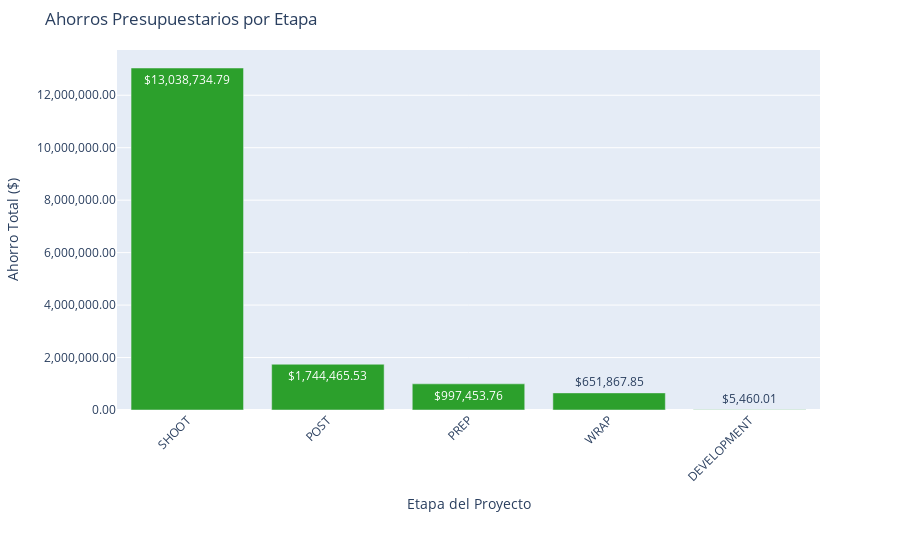

Notebook code for this chart:
### Markdown cell above
### 📈 Visualización de Ahorros por Etapa

Se representa gráficamente el **ahorro total por etapa**, es decir, la diferencia positiva entre el presupuesto y el gasto real.  
Esto permite identificar las fases del proyecto que tuvieron **mejor control financiero**.

### Code cell
# ==================== VISUALIZACIÓN DE AHORROS POR ETAPA ====================

# 1. Crear copia del resumen original de ahorros
res_ahorro = resumen_ahorro_etapa.copy()

# 2. Asegurar que los valores estén en formato numérico (por si vienen como string con $)
res_ahorro["Suma de Ahorros"] = (
    res_ahorro["Suma_de_Ahorros"]
    .replace({"[$,]": ""}, regex=True)
    .astype(float)
)

# 3. Ordenar etapas por monto de ahorro (mayor primero)
res_ahorro = res_ahorro.sort_values(by="Suma de Ahorros", ascending=False)

# 4. Crear gráfico de barras
fig = px.bar(
    res_ahorro,
    x="Etapa",
    y="Suma de Ahorros",
    title="Ahorros Presupuestarios por Etapa",
    text="Suma de Ahorros",
    labels={
        "Suma de Ahorros": "Ahorro Total ($)",
        "Etapa": "Etapa del Proyecto"
    },
    color_discrete_sequence=["#2CA02C"]  # Verde accesible y positivo
)

# 5. Ajuste de texto y etiquetas de hover
fig.update_traces(
    texttemplate="$%{text:,.2f}",
    hovertemplate="<b>%{x}</b><br>Ahorro: $%{y:,.2f}"
)

# 6. Configuración de ejes y márgenes
fig.update_layout(
    yaxis_tickformat=",.2f",
    xaxis_tickangle=-45,
    margin={"t":50, "b":150}
)

# 7. Mostrar el gráfico
fig.show()

### Figure 1 — Plotly figure (JSON) as saved in the notebook; plotly's stock layout.template omitted (floating-point values rounded to 4 significant figures)
{"data": [{"hovertemplate": "<b>%{x}</b><br>Ahorro: $%{y:,.2f}", "legendgroup": "", "marker": {"color": "#2CA02C", "pattern": {"shape": ""}}, "name": "", "orientation": "v", "showlegend": false, "text": [13040000.0, 1744000.0, 997500.0, 651900.0, 5460.0], "textposition": "auto", "texttemplate": "$%{text:,.2f}", "type": "bar", "x": ["SHOOT", "POST", "PREP", "WRAP", "DEVELOPMENT"], "xaxis": "x", "y": [13040000.0, 1744000.0, 997500.0, 651900.0, 5460.0], "yaxis": "y"}], "layout": {"barmode": "relative", "legend": {"tracegroupgap": 0}, "margin": {"b": 150, "t": 50}, "title": {"text": "Ahorros Presupuestarios por Etapa"}, "xaxis": {"anchor": "y", "domain": [0, 1], "tickangle": -45, "title": {"text": "Etapa del Proyecto"}}, "yaxis": {"anchor": "x", "domain": [0, 1], "tickformat": ",.2f", "title": {"text": "Ahorro Total ($)"}}}}
